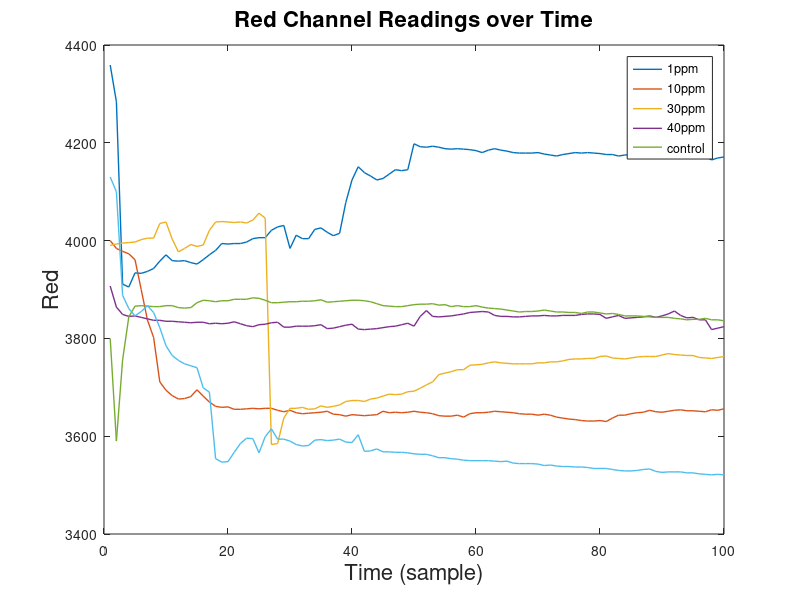
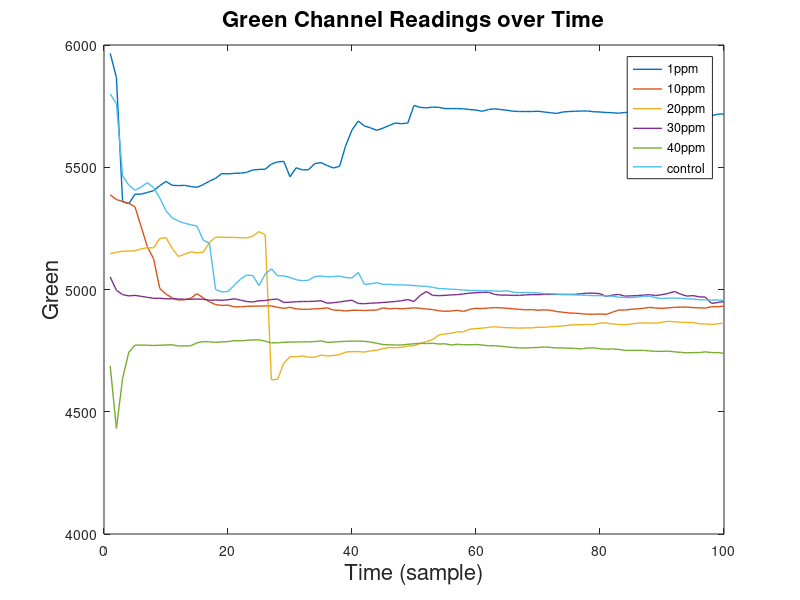
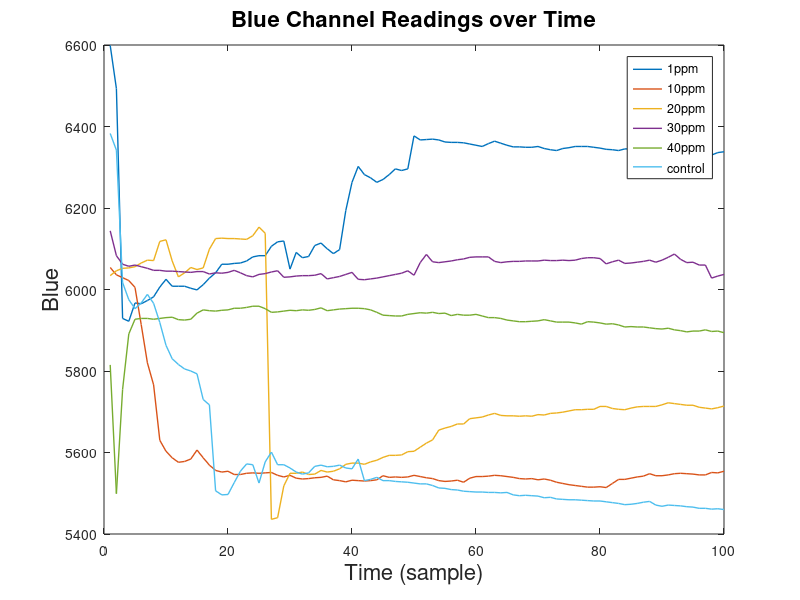
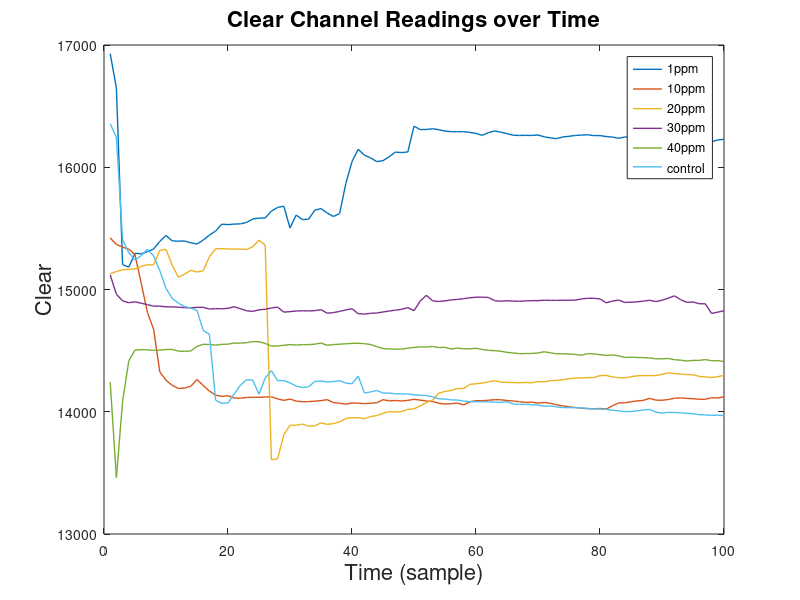

The MATLAB source for these figures, in order: (Note: this script raises an error after producing the figures.)
clear; clc; format short e; close all;

%% plotting parameters
axesSize = 16;
tickSize = 12;
titleSize = 16;
markerSize = 4;
legSize = 16;
lw = 1;
dg = [0 0.7 0];
o = [1 .5 0];
%% load data
[cTempvec_control, Lvec_control, Rvec_control, Gvec_control, Bvec_control, Cvec_control] = textread('colorTest_control.txt','Color Temp: %f K - Lux: %f - R: %f G: %f B: %f C: %f');
length_control = length(Rvec_control)

[cTempvec_1ppm, Lvec_1ppm, Rvec_1ppm, Gvec_1ppm, Bvec_1ppm, Cvec_1ppm] = textread('colorTest_1ppm.txt','Color Temp: %f K - Lux: %f - R: %f G: %f B: %f C: %f');
length_1ppm = length(Rvec_1ppm)

[cTempvec_10ppm, Lvec_10ppm, Rvec_10ppm, Gvec_10ppm, Bvec_10ppm, Cvec_10ppm] = textread('colorTest_10ppm.txt','Color Temp: %f K - Lux: %f - R: %f G: %f B: %f C: %f');
length_10ppm = length(Rvec_10ppm)

[cTempvec_20ppm, Lvec_20ppm, Rvec_20ppm, Gvec_20ppm, Bvec_20ppm, Cvec_20ppm] = textread('colorTest_20ppm.txt','Color Temp: %f K - Lux: %f - R: %f G: %f B: %f C: %f');
length_20ppm = length(Rvec_20ppm)

[cTempvec_30ppm, Lvec_30ppm, Rvec_30ppm, Gvec_30ppm, Bvec_30ppm, Cvec_30ppm] = textread('colorTest_30ppm.txt','Color Temp: %f K - Lux: %f - R: %f G: %f B: %f C: %f');
length_30ppm = length(Rvec_30ppm)

[cTempvec_40ppm, Lvec_40ppm, Rvec_40ppm, Gvec_40ppm, Bvec_40ppm, Cvec_40ppm] = textread('colorTest_40ppm.txt','Color Temp: %f K - Lux: %f - R: %f G: %f B: %f C: %f');
length_40ppm = length(Rvec_40ppm)

%% plot against time

figure(1)
plot(Rvec_1ppm,'LineWidth',lw)
hold all
plot(Rvec_10ppm,'LineWidth',lw)
plot(Rvec_20ppm,'LineWidth',lw)
plot(Rvec_30ppm,'LineWidth',lw)
plot(Rvec_40ppm,'LineWidth',lw)
plot(Rvec_control,'LineWidth',lw)
hold off
xlabel('Time (sample)','FontSize',axesSize)
ylabel('Red','FontSize',axesSize)
title('Red Channel Readings over Time','FontSize',titleSize)
legend('1ppm','10ppm','30ppm','40ppm','control')
print('redVsTime','-dpng')

figure
plot(Gvec_1ppm,'LineWidth',lw)
hold all
plot(Gvec_10ppm,'LineWidth',lw)
plot(Gvec_20ppm,'LineWidth',lw)
plot(Gvec_30ppm,'LineWidth',lw)
plot(Gvec_40ppm,'LineWidth',lw)
plot(Gvec_control,'LineWidth',lw)
hold off
xlabel('Time (sample)','FontSize',axesSize)
ylabel('Green','FontSize',axesSize)
title('Green Channel Readings over Time','FontSize',titleSize)
legend('1ppm','10ppm','20ppm','30ppm','40ppm','control')
print('greenVsTime','-dpng')

figure
plot(Bvec_1ppm,'LineWidth',lw)
hold all
plot(Bvec_10ppm,'LineWidth',lw)
plot(Bvec_20ppm,'LineWidth',lw)
plot(Bvec_30ppm,'LineWidth',lw)
plot(Bvec_40ppm,'LineWidth',lw)
plot(Bvec_control,'LineWidth',lw)
hold off
xlabel('Time (sample)','FontSize',axesSize)
ylabel('Blue','FontSize',axesSize)
title('Blue Channel Readings over Time','FontSize',titleSize)
legend('1ppm','10ppm','20ppm','30ppm','40ppm','control')
print('blueVsTime','-dpng')

figure
plot(Cvec_1ppm,'LineWidth',lw)
hold all
plot(Cvec_10ppm,'LineWidth',lw)
plot(Cvec_20ppm,'LineWidth',lw)
plot(Cvec_30ppm,'LineWidth',lw)
plot(Cvec_40ppm,'LineWidth',lw)
plot(Cvec_control,'LineWidth',lw)
hold off
xlabel('Time (sample)','FontSize',axesSize)
ylabel('Clear','FontSize',axesSize)
title('Clear Channel Readings over Time','FontSize',titleSize)
legend('1ppm','10ppm','20ppm','30ppm','40ppm','control')
print('clearVsTime','-dpng')


figure
plot(cTempvec_1ppm,'LineWidth',lw)
hold all
plot(cTempvec_10ppm,'LineWidth',lw)
plot(cTempvec_20ppm,'LineWidth',lw)
plot(cTempvec_30ppm,'LineWidth',lw)
plot(cTempvec_40ppm,'LineWidth',lw)
plot(cTempvec_control,'LineWidth',lw)
hold off
xlabel('Time (sample)','FontSize',axesSize)
ylabel('Color Temp','FontSize',axesSize)
title('Color Temperature Channel Readings over Time','FontSize',titleSize)
legend('1ppm','10ppm','20ppm','30ppm','40ppm','control')
print('cTempVsTime','-dpng')

figure
plot(Lvec_1ppm,'LineWidth',lw)
hold all
plot(Lvec_10ppm,'LineWidth',lw)
plot(Lvec_20ppm,'LineWidth',lw)
plot(Lvec_30ppm,'LineWidth',lw)
plot(Lvec_40ppm,'LineWidth',lw)
plot(Lvec_control,'LineWidth',lw)
hold off
xlabel('Time (sample)','FontSize',axesSize)
ylabel('Lux','FontSize',axesSize)
title('Lux Channel Readings over Time','FontSize',titleSize)
legend('1ppm','10ppm','20ppm','30ppm','40ppm','control')
print('luxVsTime','-dpng')

%% calculate average reading for each sample over 100 measurements

% sample 1ppm
R_1ppm = mean(Rvec_1ppm);
errorR_1ppm = std(Rvec_1ppm);

G_1ppm = mean(Gvec_1ppm);
errorG_1ppm = std(Cvec_1ppm);

B_1ppm = mean(Bvec_1ppm);
errorB_1ppm = std(Bvec_1ppm);

C_1ppm = mean(Cvec_1ppm);
errorC_1ppm = std(Cvec_1ppm);

L_1ppm = mean(Lvec_1ppm);
errorL_1ppm = std(Lvec_1ppm);

cTemp_1ppm = mean(cTempvec_1ppm);
errorcTemp_1ppm = std(cTempvec_1ppm);

% sample 10ppm
R_10ppm = mean(Rvec_10ppm);
errorR_10ppm = std(Rvec_10ppm);

G_10ppm = mean(Gvec_10ppm);
errorG_10ppm = std(Gvec_10ppm);

B_10ppm = mean(Bvec_10ppm);
errorB_10ppm = std(Bvec_10ppm);

C_10ppm = mean(Cvec_10ppm);
errorC_10ppm = std(Cvec_10ppm);

L_10ppm = mean(Lvec_10ppm);
errorL_10ppm = std(Lvec_10ppm);

cTemp_10ppm = mean(cTempvec_10ppm);
errorcTemp_10ppm = std(cTempvec_10ppm);

% sample 20ppm
R_20ppm = mean(Rvec_20ppm);
errorR_20ppm = std(Rvec_20ppm);

G_20ppm = mean(Gvec_20ppm);
errorG_20ppm = std(Gvec_20ppm);

B_20ppm = mean(Bvec_20ppm);
errorB_20ppm = std(Bvec_20ppm);

C_20ppm = mean(Cvec_20ppm);
errorC_20ppm = std(Cvec_20ppm);

L_20ppm = mean(Lvec_20ppm);
errorL_20ppm = std(Lvec_20ppm);

cTemp_20ppm = mean(cTempvec_20ppm);
errorcTemp_20ppm = std(cTempvec_20ppm);

% sample 30ppm
R_30ppm = mean(Rvec_30ppm);
errorR_30ppm = std(Rvec_30ppm);

G_30ppm = mean(Gvec_30ppm);
errorG_30ppm = std(Gvec_30ppm);

B_30ppm = mean(Bvec_30ppm);
errorB_30ppm = std(Bvec_30ppm);

C_30ppm = mean(Cvec_30ppm);
errorC_30ppm = std(Cvec_30ppm);

L_30ppm = mean(Lvec_30ppm);
errorL_30ppm = std(Lvec_30ppm);

cTemp_30ppm = mean(cTempvec_30ppm);
errorcTemp_30ppm = std(cTempvec_30ppm);

% sample 40ppm
R_40ppm = mean(Rvec_40ppm);
errorR_40ppm = std(Rvec_40ppm);

G_40ppm = mean(Gvec_40ppm);
errorG_40ppm = std(Gvec_40ppm);

B_40ppm = mean(Bvec_40ppm);
errorB_40ppm = std(Bvec_40ppm);

C_40ppm = mean(Cvec_40ppm);
errorC_40ppm = std(Cvec_40ppm);

L_40ppm = mean(Lvec_40ppm);
errorL_40ppm = std(Lvec_40ppm);

cTemp_40ppm = mean(cTempvec_40ppm);
errorcTemp_40ppm = std(cTempvec_40ppm);


% sample control
R_control = mean(Rvec_control);
errorR_control = std(Rvec_control);

G_control = mean(Gvec_control);
errorG_control = std(Gvec_control);

B_control = mean(Bvec_control);
errorB_control = std(Bvec_control);

C_control = mean(Cvec_control);
errorC_control = std(Cvec_control);

L_control = mean(Lvec_control);
errorL_control= std(Lvec_control);

cTemp_control = mean(cTempvec_control);
errorcTemp_control = std(cTempvec_control);

%% plot channels
conc = [0 1 10 20 30 40];
R = [R_control, R_1ppm, R_10ppm, R_20ppm, R_30ppm, R_40ppm];
errorR = [errorR_control, errorR_1ppm, errorR_10ppm, errorR_20ppm, errorR_30ppm, errorR_40ppm];
G = [G_control, G_1ppm, G_10ppm, G_20ppm, G_30ppm, G_40ppm];
errorG = [errorG_control, errorG_1ppm, errorG_10ppm, errorG_20ppm, errorG_30ppm, errorG_40ppm];
B = [B_control, B_1ppm, B_10ppm, B_20ppm, B_30ppm, B_40ppm];
errorB = [errorB_control, errorB_1ppm, errorB_10ppm, errorB_20ppm, errorB_30ppm, errorB_40ppm];
C = [C_control, C_1ppm, C_10ppm, C_20ppm, C_30ppm, C_40ppm];
errorC = [errorC_control, errorC_1ppm, errorC_10ppm, errorC_20ppm, errorC_30ppm, errorC_40ppm];
cTemp = [cTemp_control, cTemp_1ppm, cTemp_10ppm, cTemp_20ppm, cTemp_30ppm, cTemp_40ppm];
errorcTemp = [errorcTemp_control, errorcTemp_1ppm, errorcTemp_10ppm, errorcTemp_20ppm, errorcTemp_30ppm, errorcTemp_40ppm];
L = [L_control, L_1ppm, L_10ppm, L_20ppm, L_30ppm, L_40ppm];
errorL = [errorL_control, errorL_1ppm, errorL_10ppm, errorL_20ppm, errorL_30ppm, errorL_40ppm];

figure
errorbar(conc,R,errorR,'ro-','LineWidth',lw)
xlabel('Concentration (ppm)','FontSize',axesSize)
ylabel('Average Reading','FontSize',axesSize)
title('Red Channel','FontSize',titleSize)
print('redVsConc','-dpng')

figure
e = errorbar(conc,G,errorG,'o-','LineWidth',lw);
e.Color = dg;
xlabel('Concentration (ppm)','FontSize',axesSize)
ylabel('Average Reading','FontSize',axesSize)
title('Green Channel','FontSize',titleSize)
print('greenVsConc','-dpng')


figure
errorbar(conc,B,errorB,'bo-','LineWidth',lw)
xlabel('Concentration (ppm)','FontSize',axesSize)
ylabel('Average Reading','FontSize',axesSize)
title('Blue Channel','FontSize',titleSize)
print('blueVsConc','-dpng')


figure
errorbar(conc,C,errorC,'co-','LineWidth',lw)
xlabel('Concentration (ppm)','FontSize',axesSize)
ylabel('Average Reading','FontSize',axesSize)
title('Clear Channel','FontSize',titleSize)
print('clearVsConc','-dpng')

figure
errorbar(conc,L,errorL,'mo-','LineWidth',lw)
xlabel('Concentration (ppm)','FontSize',axesSize)
ylabel('Average Reading','FontSize',axesSize)
title('Lux Channel','FontSize',titleSize)
print('luxVsConc','-dpng')

figure
e = errorbar(conc,cTemp,errorcTemp,'o-','LineWidth',lw);
e.Color = o;
xlabel('Concentration (ppm)','FontSize',axesSize)
ylabel('Average Reading','FontSize',axesSize)
title('Color Temperature Channel','FontSize',titleSize)
print('colorTempVsConc','-dpng')

%% calibrate - weigh channels according to average difference between sample points

